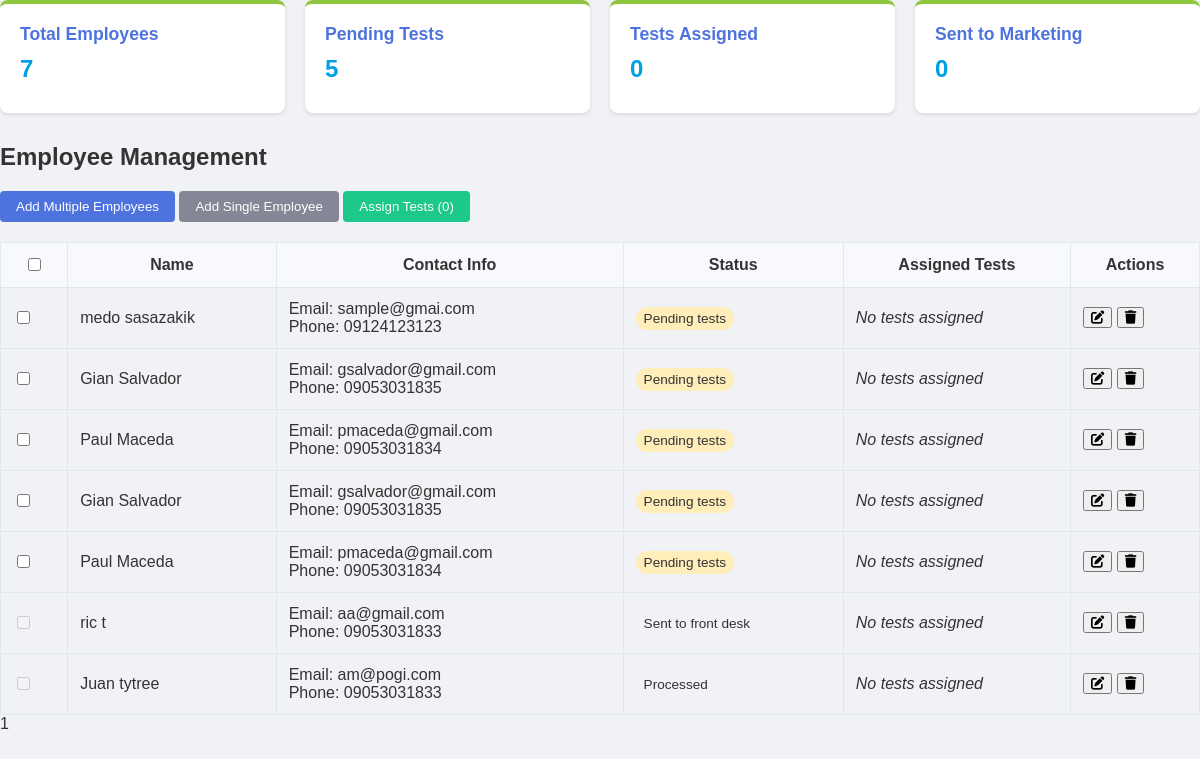
Page /company_rep_dashboard.php (signed in) on the earlier database version.
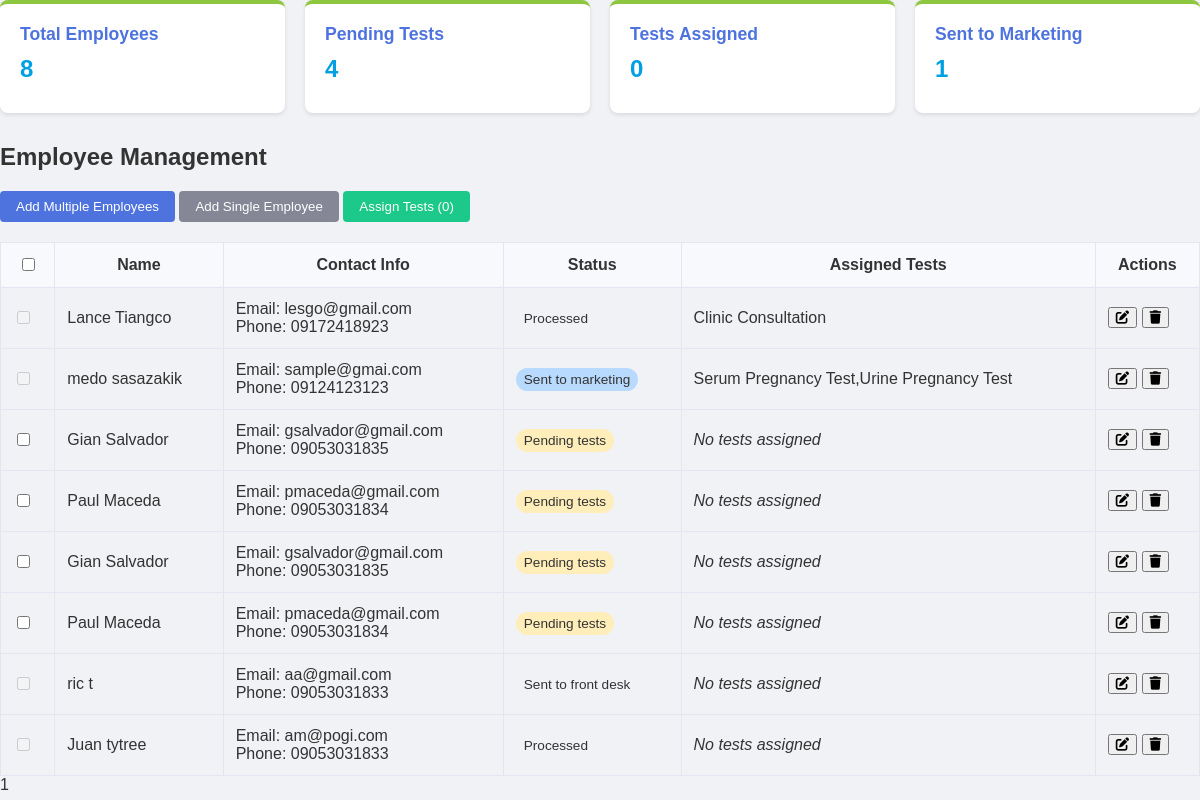
Same page on the later database version.
### tables this page shows
CREATE TABLE `employees` (
  `id` int(11) NOT NULL,
  `company_id` int(11) DEFAULT NULL,
  `first_name` varchar(50) NOT NULL,
  `last_name` varchar(50) NOT NULL,
  `age` int(11) DEFAULT NULL,
  `gender` enum('male','female','other') DEFAULT NULL,
  `birthday` date DEFAULT NULL,
  `email` varchar(100) DEFAULT NULL,
  `contact_number` varchar(20) DEFAULT NULL,
  `created_at` timestamp NOT NULL DEFAULT current_timestamp(),
  `tests` text DEFAULT NULL,
  `address` text DEFAULT NULL,
  `status` enum('registered','pending_tests','tests_assigned','sent_to_marketing','sent_to_front_desk','processed') DEFAULT 'registered',
  `sent_to_front_desk_at` datetime DEFAULT NULL,
  `sent_to_marketing_at` datetime DEFAULT NULL,
  `updated_at` datetime DEFAULT NULL,
  `patient_id` varchar(10) DEFAULT NULL,
  `username` varchar(50) DEFAULT NULL,
  `password` varchar(50) DEFAULT NULL,
  `appointment_date` date DEFAULT NULL,
  `appointment_time` time DEFAULT NULL
);

### company_rep_dashboard.php (the view, shortened to what this page needs)
<?php
include 'db_connection.php';
$page = isset($_GET['page']) ? (int)$_GET['page'] : 1;
$per_page = 10;
$offset = ($page - 1) * $per_page;
$total_query = $conn->prepare("SELECT COUNT(*) as total FROM employees WHERE company_id = ?");
$total_query->bind_param("i", $_SESSION['company_id']);
$total_query->execute();
$total_result = $total_query->get_result()->fetch_assoc();
$total_employees = $total_result['total'];
$total_pages = ceil($total_employees / $per_page);
$employee_query = $conn->prepare("
    SELECT e.*,
           GROUP_CONCAT(t.name) as assigned_tests,
           COUNT(DISTINCT et.test_id) as test_count
    FROM employees e
    LEFT JOIN employee_tests et ON e.id = et.employee_id
    LEFT JOIN tests t ON et.test_id = t.id
    WHERE e.company_id = ?
    GROUP BY e.id
    ORDER BY e.created_at DESC
    LIMIT ? OFFSET ?
");
$employee_query->bind_param("iii", $_SESSION['company_id'], $per_page, $offset);
$employee_query->execute();
$employees = $employee_query->get_result();
$counts_query = $conn->prepare("
    SELECT
        COUNT(*) as total_employees,
        SUM(CASE WHEN status = 'pending_tests' THEN 1 ELSE 0 END) as pending_tests,
        SUM(CASE WHEN status = 'tests_assigned' THEN 1 ELSE 0 END) as tests_assigned,
        SUM(CASE WHEN status = 'sent_to_marketing' THEN 1 ELSE 0 END) as sent_to_marketing
    FROM employees
    WHERE company_id = ?
");
$counts_query->bind_param("i", $_SESSION['company_id']);
$counts_query->execute();
$counts = $counts_query->get_result()->fetch_assoc();
?>
<!DOCTYPE html>
<html lang="en">
<head>
    <link rel="stylesheet" href="https://cdnjs.cloudflare.com/ajax/libs/font-awesome/6.0.0-beta3/css/all.min.css">
    <link rel="stylesheet" href="styles.css">
</head>
<body>
    <div class="container">
        <div class="dashboard-stats">
            <div class="stat-card">
                <h3>Total Employees</h3>
                <p><?php echo $counts['total_employees']; ?></p>
            </div>
            <div class="stat-card">
                <h3>Pending Tests</h3>
                <p><?php echo $counts['pending_tests']; ?></p>
            </div>
            <div class="stat-card">
                <h3>Tests Assigned</h3>
                <p><?php echo $counts['tests_assigned']; ?></p>
            </div>
            <div class="stat-card">
                <h3>Sent to Marketing</h3>
                <p><?php echo $counts['sent_to_marketing']; ?></p>
            </div>
        </div>
        <div class="card">
            <div class="card-header">
                <h2>Employee Management</h2>
                <div class="header-actions">
                    <button class="btn btn-primary" id="addBulkEmployees">Add Multiple Employees</button>
                    <button class="btn btn-secondary" id="addSingleEmployee">Add Single Employee</button>
                    <button class="btn btn-success" id="assignTestsBtn" disabled>
                        Assign Tests (<span id="selectedCount">0</span>)
                    </button>
                </div>
            </div>
            <div class="card-body">
                <table class="employee-table">
                    <thead>
                        <tr>
                            <th><input type="checkbox" id="selectAll"></th>
                            <th>Name</th>
                            <th>Contact Info</th>
                            <th>Status</th>
                            <th>Assigned Tests</th>
                            <th>Actions</th>
                        </tr>
                    </thead>
                    <tbody>
                        <?php while($employee = $employees->fetch_assoc()): ?>
                        <tr>
                            <td>
                                <input type="checkbox" name="employee_ids[]"
                                       value="<?php echo $employee['id']; ?>"
                                       <?php echo ($employee['status'] !== 'pending_tests') ? 'disabled' : ''; ?>>
                            </td>
                            <td><?php echo htmlspecialchars($employee['first_name'] . ' ' . $employee['last_name']); ?></td>
                            <td>
                                Email: <?php echo htmlspecialchars($employee['email']); ?><br>
                                Phone: <?php echo htmlspecialchars($employee['contact_number']); ?>
                            </td>
                            <td>
                                <span class="status-badge status-<?php echo $employee['status']; ?>">
                                    <?php echo ucfirst(str_replace('_', ' ', $employee['status'])); ?>
                                </span>
                            </td>
                            <td>
                                <?php if ($employee['test_count'] > 0): ?>
                                    <?php echo htmlspecialchars($employee['assigned_tests']); ?>
                                <?php else: ?>
                                    <em>No tests assigned</em>
                                <?php endif; ?>
                            </td>
                            <td>
                                <button class="btn-action edit-employee" data-id="<?php echo $employee['id']; ?>">
                                    <i class="fas fa-edit"></i>
                                </button>
                                <button class="btn-action delete-employee" data-id="<?php echo $employee['id']; ?>">
                                    <i class="fas fa-trash"></i>
                                </button>
                            </td>
                        </tr>
                        <?php endwhile; ?>
                    </tbody>
                </table>
                <div class="pagination">
                    <?php for($i = max(1, $page-2); $i <= min($total_pages, $page+2); $i++): ?>
                        <?php if($i == $page): ?>
                            <span class="active"><?php echo $i; ?></span>
                        <?php else: ?>
                            <a href="?page=<?php echo $i; ?>"><?php echo $i; ?></a>
                        <?php endif; ?>
                    <?php endfor; ?>
                </div>
            </div>
        </div>
    </div>
</body>
</html>

### styles.css (style rules this page uses)
:root { --primary-blue: #00A0E3; --primary-green: #8DC63F; --text-gray: #58595B; --background-color: #f0f2f5; --card-background: #ffffff; --text-color: #333333; --header-bg: #333333; }
body { font-family: 'Arial', sans-serif; background-color: var(--background-color); color: var(--text-color); margin: 0; padding: 0; display: flex; flex-direction: column; min-height: 100vh; }
.dashboard-stats { display: flex; flex-wrap: wrap; justify-content: space-between; gap: 20px; }
.stat-card { background-color: var(--card-background); border-radius: 10px; box-shadow: 0 4px 6px rgba(0, 0, 0, 0.1); padding: 20px; flex: 1 1 calc(33.333% - 20px); min-width: 200px; transition: all 0.3s ease; border-top: 4px solid var(--primary-green); }
.stat-card h3 { color: var(--primary-green); font-size: 1.1em; margin-bottom: 10px; }
.stat-card p { font-size: 2em; font-weight: bold; color: var(--primary-blue); margin: 0; }

### company_rep_dashboard.php (style rules this page uses)
.dashboard-stats { display: grid; grid-template-columns: repeat(auto-fit, minmax(200px, 1fr)); gap: 20px; margin-bottom: 30px; }
.stat-card { background: white; padding: 20px; border-radius: 8px; box-shadow: 0 2px 4px rgba(0,0,0,0.1); }
.stat-card h3 { margin: 0; color: #4e73df; }
.stat-card p { font-size: 24px; margin: 10px 0; }
.employee-table { width: 100%; border-collapse: collapse; margin-top: 20px; }
.employee-table th, .employee-table td { padding: 12px; border: 1px solid #e3e6f0; }
.employee-table th { background: #f8f9fc; font-weight: bold; }
.btn { padding: 8px 16px; border-radius: 4px; border: none; cursor: pointer; }
.btn-primary { background: #4e73df; color: white; }
.btn-secondary { background: #858796; color: white; }
.btn-success { background: #1cc88a; color: white; }
.status-badge { padding: 4px 8px; border-radius: 12px; font-size: 0.85em; }
.status-pending_tests { background: #ffeeba; }
.status-sent_to_marketing { background: #b8daff; }

Differences in the rows shown:
added employees: first_name+last_name "Lance Tiangco", email "lesgo@gmail.com", contact_number "09172418923", status "Processed", assigned_tests "Clinic Consultation"
changed employees "medo sasazakik": status "Pending tests" → "Sent to marketing"; assigned_tests (not shown) → "Serum Pregnancy Test,Urine Pregnancy Test"; no longer shows "No tests assigned"
Other differences:
$counts['total_employees']: "7" → "8"
$counts['pending_tests']: "5" → "4"
$counts['sent_to_marketing']: "0" → "1"
